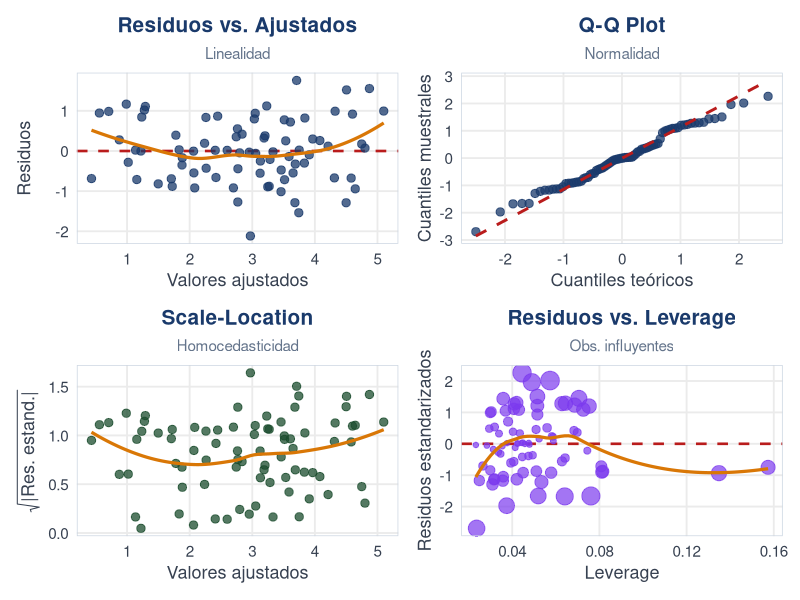

This chart was generated by the following R code:
## ---- chunk 1
#| echo: false
#| message: false
#| warning: false
set.seed(42)
n2 <- 80
alimentación <- runif(n2, 5, 25)
temperatura <- rnorm(n2, 22, 3)
suplementacion <- sample(c(0, 1), n2, replace = TRUE)
dieta <- sample(c("Chonto", "Cherry", "Milano"), n2, replace = TRUE,
                   prob = c(0.5, 0.3, 0.2))

produccion <- 2.10 + 0.18 * alimentación + (-0.11) * temperatura +
  0.97 * suplementacion + rnorm(n2, 0, 0.8)

datos2 <- data.frame(produccion, alimentación, temperatura, suplementacion = factor(suplementacion, labels = c("No", "Si")))
modelo2 <- lm(produccion ~ alimentación + temperatura + suplementacion, data = datos2)
## ---- chunk 2
#| echo: false
#| warning: false
#| message: false
#| fig-width: 20
#| fig-height: 4.8
#| out-width: "100%"
library(ggplot2); library(patchwork)

df_d2 <- data.frame(
  ajustados = fitted(modelo2),
  residuos  = residuals(modelo2),
  std_res   = rstandard(modelo2),
  sqrt_std  = sqrt(abs(rstandard(modelo2))),
  leverage  = hatvalues(modelo2),
  cooks     = cooks.distance(modelo2)
)

tema_d2 <- theme_minimal(base_size = 14) +
  theme(
    plot.title       = element_text(face = "bold", hjust = 0.5,
                                    size = 15, color = "#1a3a6b"),
    plot.subtitle    = element_text(hjust = 0.5, size = 11, color = "#64748b"),
    axis.title       = element_text(size = 13, color = "#374151"),
    axis.text        = element_text(size = 11, color = "#374151"),
    panel.grid.minor = element_blank(),
    panel.border     = element_rect(color = "#cbd5e1", fill = NA, linewidth = 0.5)
  )

p1 <- ggplot(df_d2, aes(ajustados, residuos)) +
  geom_hline(yintercept = 0, linetype = "dashed", color = "#b91c1c", linewidth = 0.9) +
  geom_point(color = "#1a3a6b", size = 2.5, alpha = 0.75) +
  geom_smooth(method = "loess", se = FALSE, color = "#d97706", linewidth = 1.1) +
  labs(title = "Residuos vs. Ajustados", subtitle = "Linealidad",
       x = "Valores ajustados", y = "Residuos") + tema_d2

p2 <- ggplot(df_d2, aes(sample = std_res)) +
  stat_qq(color = "#1a3a6b", size = 2.5, alpha = 0.75) +
  stat_qq_line(color = "#b91c1c", linewidth = 1, linetype = "dashed") +
  labs(title = "Q-Q Plot", subtitle = "Normalidad",
       x = "Cuantiles teóricos", y = "Cuantiles muestrales") + tema_d2

p3 <- ggplot(df_d2, aes(ajustados, sqrt_std)) +
  geom_point(color = "#1b4d2e", size = 2.5, alpha = 0.75) +
  geom_smooth(method = "loess", se = FALSE, color = "#d97706", linewidth = 1.1) +
  labs(title = "Scale-Location", subtitle = "Homocedasticidad",
       x = "Valores ajustados", y = expression(sqrt("|Res. estand.|"))) + tema_d2

p4 <- ggplot(df_d2, aes(leverage, std_res)) +
  geom_hline(yintercept = 0, linetype = "dashed", color = "#b91c1c", linewidth = 0.9) +
  geom_point(aes(size = cooks), color = "#7c3aed", alpha = 0.7) +
  geom_smooth(method = "loess", se = FALSE, color = "#d97706", linewidth = 1.1) +
  scale_size_continuous(range = c(1.5, 6), guide = "none") +
  labs(title = "Residuos vs. Leverage", subtitle = "Obs. influyentes",
       x = "Leverage", y = "Residuos estandarizados") + tema_d2

p1 + p2 + p3 + p4
